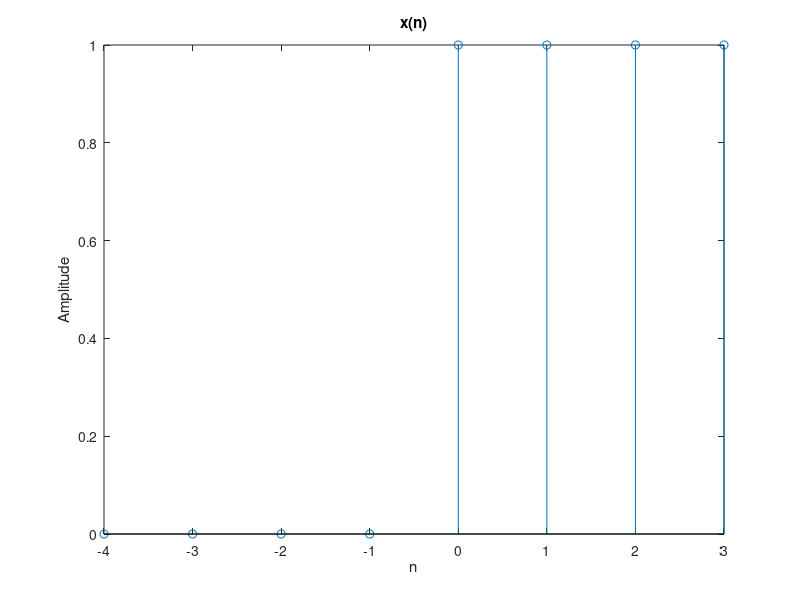
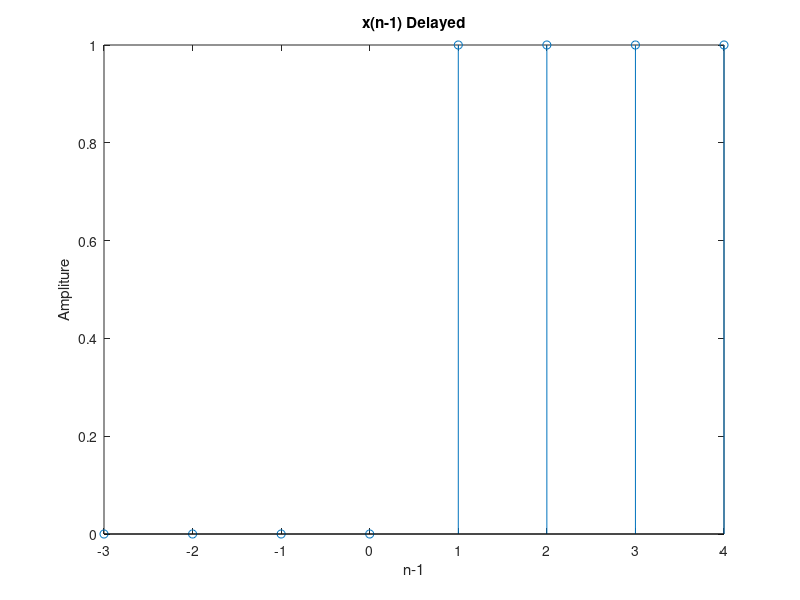
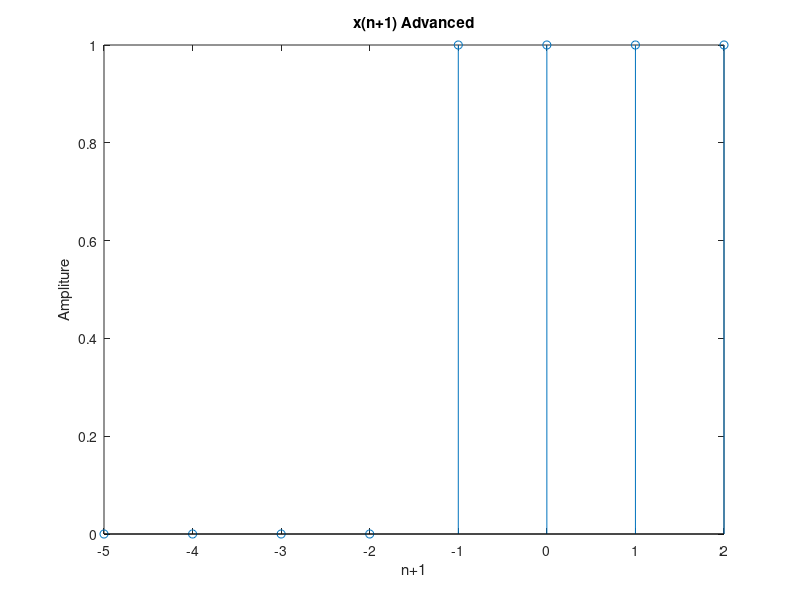
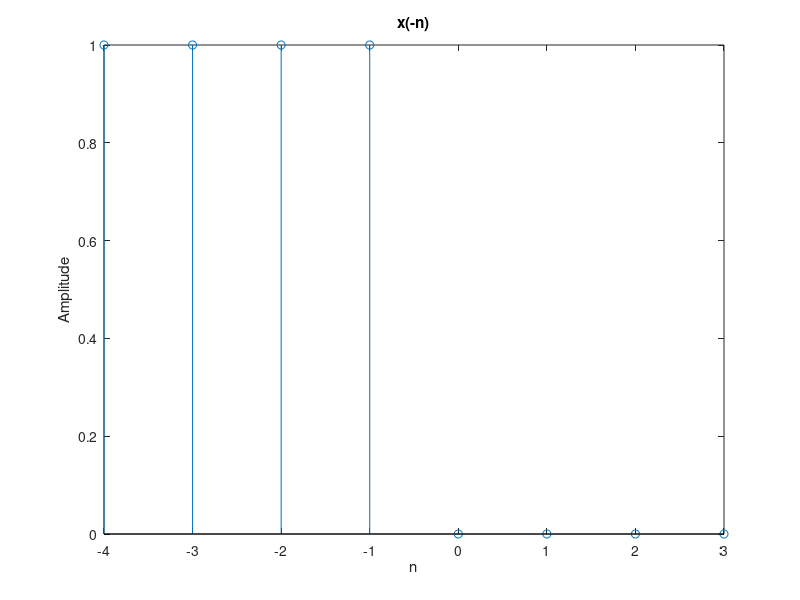

The MATLAB source for these figures, in order:
close all;
clear all;
clc;

% Figure One with x(n)

x = [ 0 0 0 0 1 1 1 1];
n = -4:3 ;
stem(n,x);
title("x(n)");
xlabel("n");
ylabel("Amplitude");

% x(n-1)

figure
stem(n+1,x);
title("x(n-1) Delayed");
xlabel("n-1");
ylabel("Ampliture");

% x(n+1)

figure
stem(n-1,x);
title("x(n+1) Advanced");
xlabel("n+1");
ylabel("Ampliture");

% Flip 

y = fliplr(x);
figure
stem(n,y);
title("x(-n)");
xlabel("n");
ylabel("Amplitude");

% Downsample 
y1 = downsample(x,2);
n1 = -2:1:1;
figure
stem(n1,y1);
title("x(-n)");
xlabel("n");
ylabel("Amplitude");

% Upsample

y2 = upsample(x,2);
n2 = -8:1:7;
figure
stem(n2,y2);
title("x(-n)");
xlabel("n");
ylabel("Amplitude");
pause